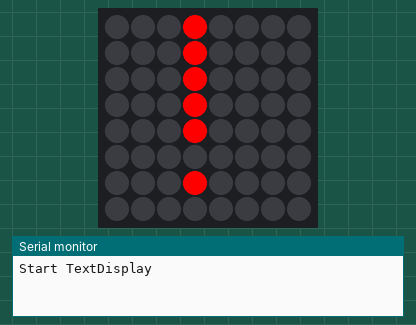
Recording of a sketch running on a simulated Arduino Uno, built with avr-gcc and run on an emulated ATmega328P. Shown: 8×8 RGB LED matrix (first LED top left, wired row by row), the last lines printed to the serial monitor.

Above: at 0.1 s.
At 11.52 s:
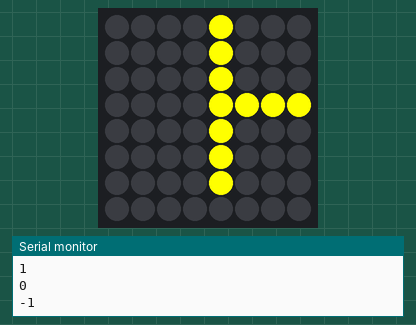
At 12.15 s:
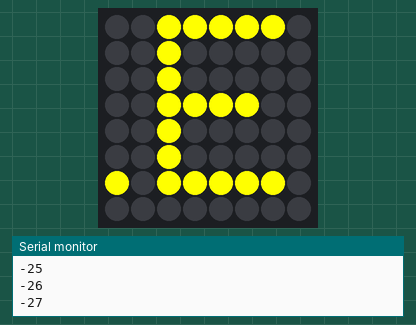
At 13.09 s:
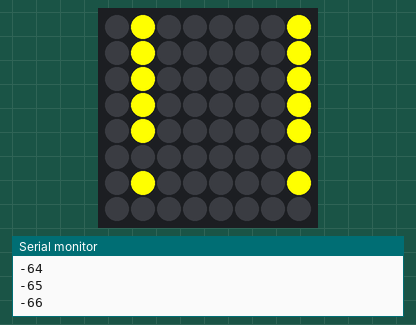

The sketch:

TextDisplay.ino
```cpp
//Unter Verwendung der Adafuit GFX und Adafruit LEDBackpack Library
//https://github.com/adafruit/Adafruit-GFX-Library/archive/master.zip
//https://github.com/adafruit/Adafruit_LED_Backpack/archive/master.zip

#include "Wire.h"
#include "Adafruit_GFX.h"
#include "Adafruit_LEDBackpack.h"
int count = 1; //start eines Couters
Adafruit_BicolorMatrix matrix = Adafruit_BicolorMatrix(); //definiert den Code für die Bicolor Matrix

void setup() {
  Serial.begin(9600); //Starten des seriellen Monitors
  Serial.println("Start TextDisplay"); //zeigen das das Programm beginnt

  matrix.begin(0x70); //Die 7-Bit-Adresse der Matrix ist 0x70, hätte man mehrere Matrizen so wären die 0x71,0x72...
}

void loop() {
    ausrufezeichen();
    ausrufezeichen();
    ausrufezeichen();
    Serial.println("!!! WRITTEN");
    matrix.setTextWrap(false);
    matrix.setTextColor(LED_GREEN);
 for (int8_t x=7; x>=-47; x--){ //x-- folglich von rechts nach links
    matrix.clear();
    matrix.setCursor(x,0);
    matrix.print("vorwaerts");
    matrix.writeDisplay();
    delay(75);
    Serial.println(x); //zeige den aktuellen x-Wert im Seriellen Monitor
    }
    Serial.println("VORWÄRTS WRITTEN");
    matrix.setTextWrap(false);
    matrix.setTextColor(LED_RED);
 for (int8_t x=-61; x<=8; x++){ //x++ folglich von links nach rechts
    matrix.clear();
    matrix.setCursor(x,0);
    matrix.print("rueckwaerts");
    matrix.writeDisplay();
    delay(75);
    Serial.println(x); //zeige den aktuellen x-Wert im Seriellen Monitor
    }
    Serial.println("RÜCKWÄRTS WRITTEN");
    delay(200);
    matrix.setTextWrap(false);
    matrix.setTextColor(LED_YELLOW);
 for (int8_t x=7; x>=-77; x--){
    matrix.clear();
    matrix.setCursor(x,0);
    matrix.print("HALLELUJAH!!!");
    matrix.writeDisplay();
    delay(20);
    Serial.println(x); //zeige den aktuellen x-Wert im Seriellen Monitor
    }
    Serial.println("HALLELUJAH WRITTEN");
    count=count+1;//erhöht den Counter um 1
    Serial.println("Starte Durchgang");  Serial.println(count); //Anzeigen der Durchläufe
}
void ausrufezeichen()
{
matrix.setTextColor(LED_RED); //blinkendes Ausrufezeichen
    matrix.setCursor(1,0);
    matrix.print("!");
    matrix.writeDisplay();
    delay(200);
    matrix.clear();
    matrix.writeDisplay();
    delay(200);
}
```

Measured:
- by itself, everything shown: repeats every 13.3 s, in 139 steps
